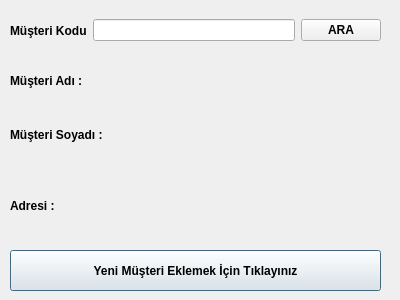
<?xml version="1.0" encoding="UTF-8"?>
<ui version="4.0">
 <class>musteribilgi</class>
 <widget class="QDialog" name="musteribilgi">
  <property name="geometry">
   <rect>
    <x>0</x>
    <y>0</y>
    <width>400</width>
    <height>300</height>
   </rect>
  </property>
  <property name="minimumSize">
   <size>
    <width>400</width>
    <height>300</height>
   </size>
  </property>
  <property name="maximumSize">
   <size>
    <width>400</width>
    <height>300</height>
   </size>
  </property>
  <property name="windowTitle">
   <string>Müşteri Bilgileri</string>
  </property>
  <property name="windowIcon">
   <iconset>
    <normaloff>:/imageshack/win_icon.png</normaloff>:/imageshack/win_icon.png</iconset>
  </property>
  <widget class="QPushButton" name="pushButton_2">
   <property name="geometry">
    <rect>
     <x>10</x>
     <y>250</y>
     <width>371</width>
     <height>41</height>
    </rect>
   </property>
   <property name="font">
    <font>
     <weight>75</weight>
     <bold>true</bold>
    </font>
   </property>
   <property name="text">
    <string>Yeni Müşteri Eklemek İçin Tıklayınız</string>
   </property>
   <property name="icon">
    <iconset>
     <normaloff>:/imageshack/add2_icon.png</normaloff>:/imageshack/add2_icon.png</iconset>
   </property>
   <property name="iconSize">
    <size>
     <width>28</width>
     <height>28</height>
    </size>
   </property>
  </widget>
  <widget class="QWidget" name="layoutWidget">
   <property name="geometry">
    <rect>
     <x>10</x>
     <y>15</y>
     <width>371</width>
     <height>31</height>
    </rect>
   </property>
   <layout class="QHBoxLayout" name="horizontalLayout">
    <item>
     <widget class="QLabel" name="label">
      <property name="font">
       <font>
        <weight>75</weight>
        <bold>true</bold>
       </font>
      </property>
      <property name="text">
       <string>Müşteri Kodu</string>
      </property>
     </widget>
    </item>
    <item>
     <widget class="QLineEdit" name="lineEdit"/>
    </item>
    <item>
     <widget class="QPushButton" name="pushButton">
      <property name="font">
       <font>
        <weight>75</weight>
        <bold>true</bold>
       </font>
      </property>
      <property name="text">
       <string>ARA</string>
      </property>
      <property name="icon">
       <iconset>
        <normaloff>:/imageshack/search_icon.png</normaloff>:/imageshack/search_icon.png</iconset>
      </property>
     </widget>
    </item>
   </layout>
  </widget>
  <widget class="QWidget" name="layoutWidget">
   <property name="geometry">
    <rect>
     <x>10</x>
     <y>60</y>
     <width>371</width>
     <height>41</height>
    </rect>
   </property>
   <layout class="QHBoxLayout" name="horizontalLayout_2">
    <item>
     <widget class="QLabel" name="label_2">
      <property name="font">
       <font>
        <weight>75</weight>
        <bold>true</bold>
       </font>
      </property>
      <property name="text">
       <string>Müşteri Adı :</string>
      </property>
     </widget>
    </item>
    <item>
     <widget class="QLabel" name="label_5">
      <property name="font">
       <font>
        <weight>75</weight>
        <bold>true</bold>
       </font>
      </property>
      <property name="text">
       <string/>
      </property>
     </widget>
    </item>
   </layout>
  </widget>
  <widget class="QWidget" name="layoutWidget">
   <property name="geometry">
    <rect>
     <x>10</x>
     <y>114</y>
     <width>371</width>
     <height>41</height>
    </rect>
   </property>
   <layout class="QHBoxLayout" name="horizontalLayout_3">
    <item>
     <widget class="QLabel" name="label_3">
      <property name="font">
       <font>
        <weight>75</weight>
        <bold>true</bold>
       </font>
      </property>
      <property name="text">
       <string>Müşteri Soyadı :</string>
      </property>
     </widget>
    </item>
    <item>
     <widget class="QLabel" name="label_6">
      <property name="font">
       <font>
        <weight>75</weight>
        <bold>true</bold>
       </font>
      </property>
      <property name="text">
       <string/>
      </property>
     </widget>
    </item>
   </layout>
  </widget>
  <widget class="QWidget" name="layoutWidget">
   <property name="geometry">
    <rect>
     <x>10</x>
     <y>170</y>
     <width>371</width>
     <height>71</height>
    </rect>
   </property>
   <layout class="QHBoxLayout" name="horizontalLayout_4">
    <item>
     <widget class="QLabel" name="label_4">
      <property name="font">
       <font>
        <weight>75</weight>
        <bold>true</bold>
       </font>
      </property>
      <property name="text">
       <string>Adresi :</string>
      </property>
     </widget>
    </item>
    <item>
     <widget class="QLabel" name="label_7">
      <property name="font">
       <font>
        <weight>75</weight>
        <bold>true</bold>
       </font>
      </property>
      <property name="text">
       <string/>
      </property>
     </widget>
    </item>
   </layout>
  </widget>
 </widget>
 <resources>
  <include location="resimler.qrc"/>
 </resources>
 <connections/>
</ui>
